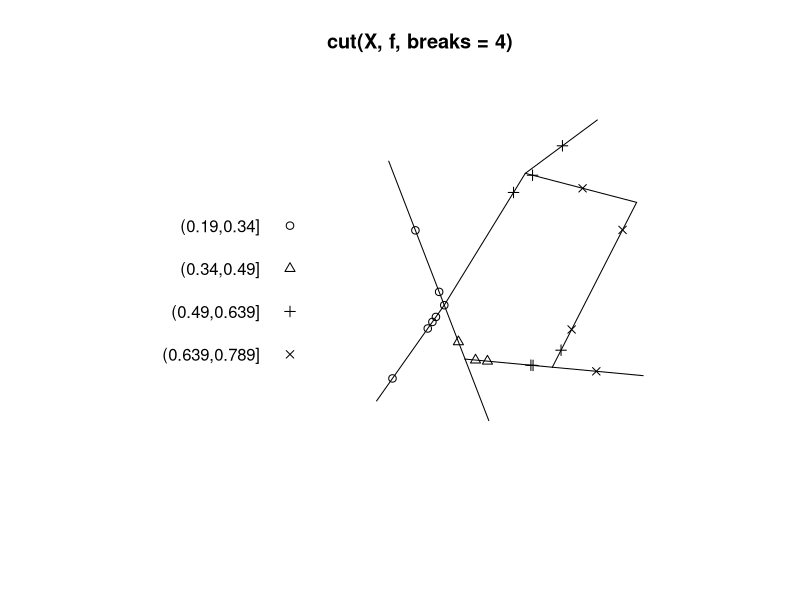
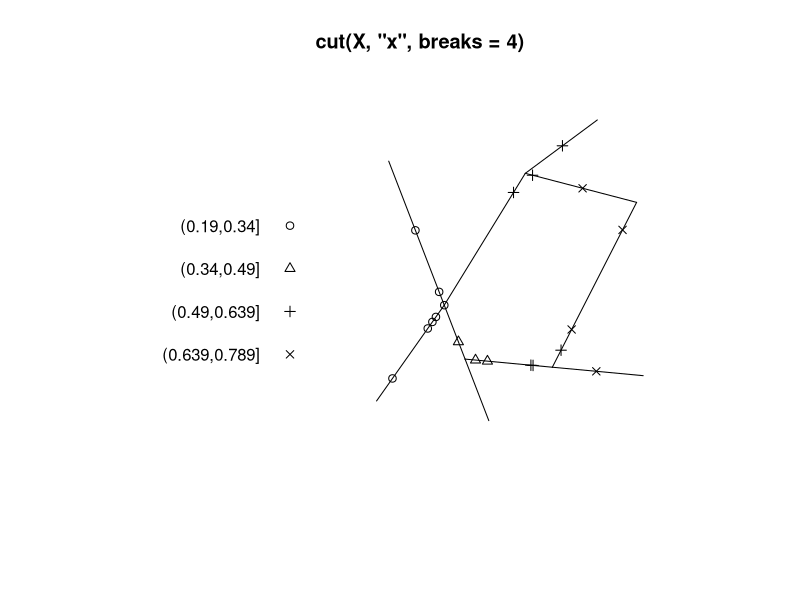
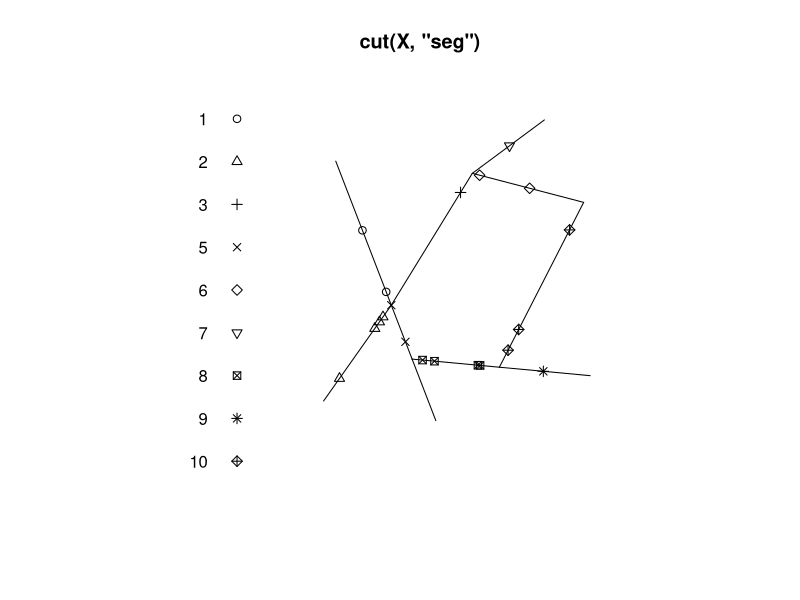

Source code (R) for these figures, in order:
library(spatstat)


### Name: cut.lpp
### Title: Classify Points in a Point Pattern on a Network
### Aliases: cut.lpp
### Keywords: spatial methods

### ** Examples

  X <- runiflpp(20, simplenet)
  f <- linfun(function(x,y,seg,tp) { x }, simplenet)
  plot(cut(X, f, breaks=4))
  plot(cut(X, "x", breaks=4))
  plot(cut(X, "seg"))
